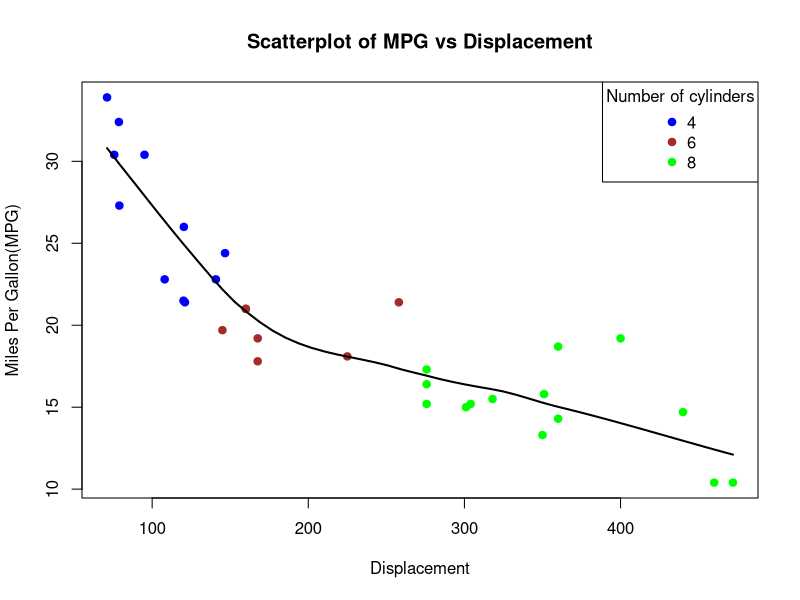

Here is the R script that generated this plot:
data(mtcars)

colors<-c("blue","brown","green")
cyl_colors<-colors[as.factor(mtcars$cyl)]

plot(mtcars$disp,mtcars$mpg,
     col=cyl_colors,
     pch=19,
     xlab="Displacement",
     ylab="Miles Per Gallon(MPG)",
     main="Scatterplot of MPG vs Displacement")

legend("topright",legend = levels(as.factor(mtcars$cyl)),
       col=colors,pch=19,title = "Number of cylinders")

lines(loess.smooth(mtcars$disp,mtcars$mpg),col="black",lwd=2)
